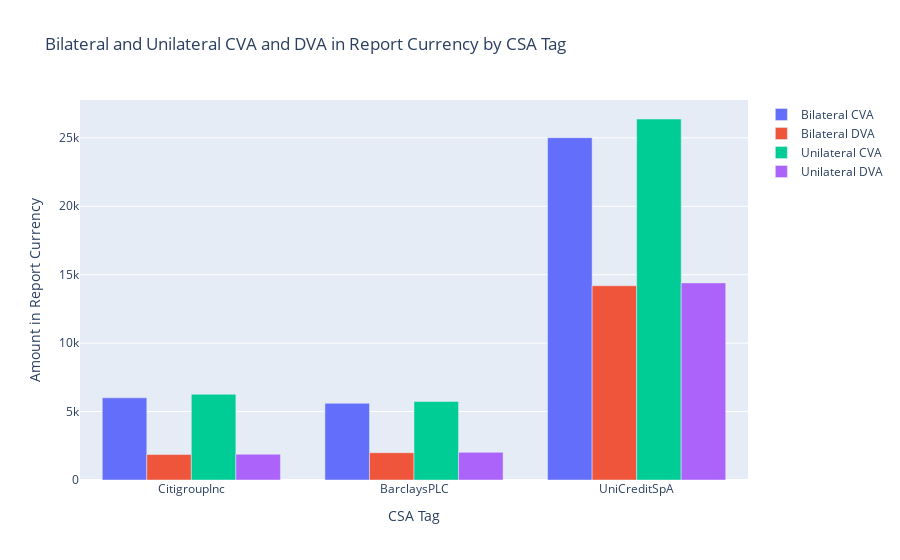

The cell this chart's notebook holds for it:
### Markdown cell above
#### View allocations for all counterparties

### Code cell
visualizer.plot_allocations()

### Figure 1 — Plotly figure (JSON) as saved in the notebook; plotly's stock layout.template omitted (floating-point values rounded to 4 significant figures)
{"data": [{"name": "Bilateral CVA", "type": "bar", "x": ["CitigroupInc", "BarclaysPLC", "UniCreditSpA"], "y": [6001.0, 5604.0, 25010.0]}, {"name": "Bilateral DVA", "type": "bar", "x": ["CitigroupInc", "BarclaysPLC", "UniCreditSpA"], "y": [1859.0, 1992.0, 14190.0]}, {"name": "Unilateral CVA", "type": "bar", "x": ["CitigroupInc", "BarclaysPLC", "UniCreditSpA"], "y": [6260.0, 5741.0, 26380.0]}, {"name": "Unilateral DVA", "type": "bar", "x": ["CitigroupInc", "BarclaysPLC", "UniCreditSpA"], "y": [1884.0, 2020.0, 14400.0]}], "layout": {"barmode": "group", "title": {"text": "Bilateral and Unilateral CVA and DVA in Report Currency by CSA Tag"}, "xaxis": {"title": {"text": "CSA Tag"}}, "yaxis": {"title": {"text": "Amount in Report Currency"}}}}
